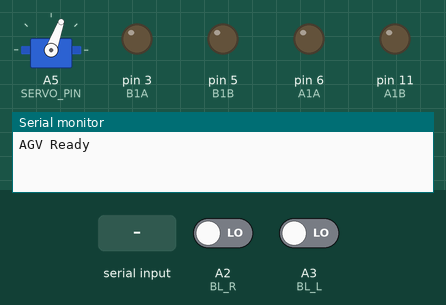
Simulated run of this sketch. Board: Arduino Uno, built with avr-gcc and run on an emulated ATmega328P. Parts: servo, output pins drawn as LEDs (lit = HIGH), the last lines printed to the serial monitor. The inputs (shaded band) are chosen by the test bench; at power-on: A2 (BL_R) LOW, A3 (BL_L) LOW.

Above: at 1.2 s.
1.3 s: "BOX\n" received over the second serial link
At 3.4 s:
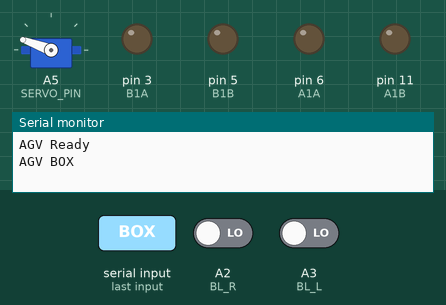
4.3 s: A2 (BL_R) driven HIGH
At 6.2 s:
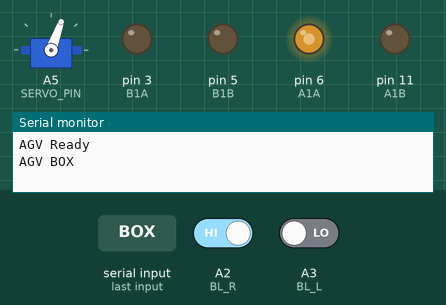
6.5 s: "S:\n" received over the second serial link
At 7.7 s:
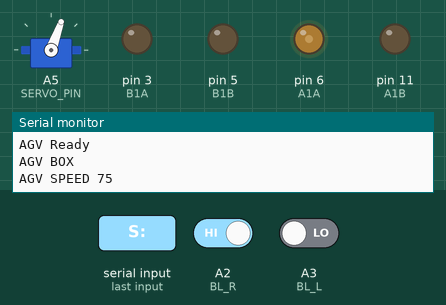
8.0 s: A3 (BL_L) driven HIGH
At 8.6 s:
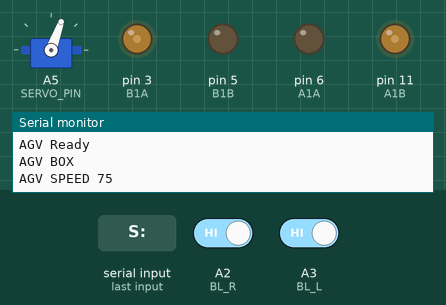
9.5 s: "S:90\n" received over the second serial link
At 10.0 s:
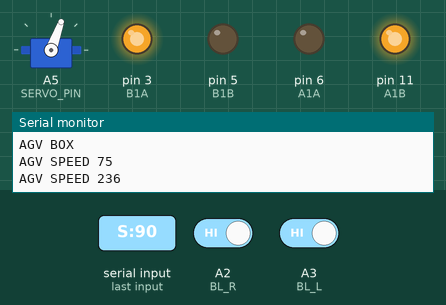
11.0 s: A2 (BL_R) driven LOW
At 12.0 s:
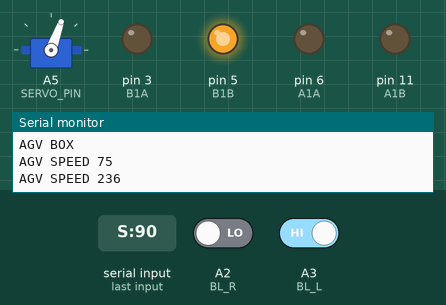
Timing chart, 0 to 15.5 s (numbered marks = the images above; inputs shaded):
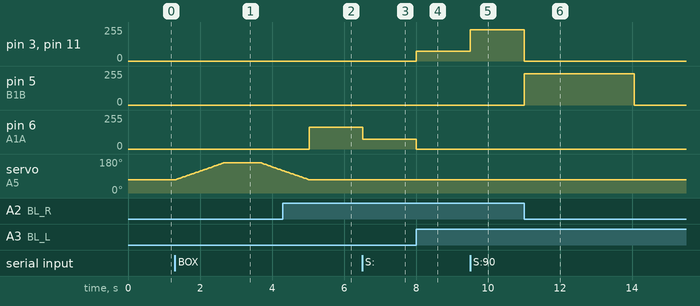

Measured:
- after the input at 1.3 s, servo on A5 (SERVO_PIN): rises from 70° to 160° in 1.3 s, then falls to 119° in 1.6 s
- after the input at 4.3 s, pin 6 (A1A): 0/255 → 164/255 after 0.74 s
- after the input at 6.5 s, pin 6 (A1A): 164/255 → 75/255 at once
- after the input at 8.0 s, pin 3 (B1A), pin 11 (A1B): 0/255 → 75/255 at once; pin 6 (A1A): 75/255 → 0/255 at once
- after the input at 9.5 s, pin 3 (B1A), pin 11 (A1B): 75/255 → 236/255 at once
- after the input at 11.0 s, pin 3 (B1A), pin 11 (A1B): 236/255 → 0/255 after 0.00 s instead of 3.1 s; pin 5 (B1B): 0/255 → 236/255 at once, → 0/255 3.1 s later

The sketch:

agv_uno.ino
```cpp
#include <Servo.h>
#include <SoftwareSerial.h>

Servo myservo;

const int INIT_POS = 70;
const int OPEN_POS = 160;
const int SERVO_PIN = A5;

#define FL_R A0
#define FL_L A1
#define BL_R A2
#define BL_L A3

const int B1A = 3;
const int B1B = 5;
const int A1A = 6;
const int A1B = 11;

const int BLACK = 1;
const int WHITE = 0;

// Arduino D12 = RX <- ESP TX
// Arduino D13 = TX -> ESP RX (3.3V level conversion recommended)
SoftwareSerial espSerial(12, 13);

enum AgvState {
  IDLE,
  FORWARD_RUN,
  BOX_OPENING,
  BOX_WAIT,
  BOX_CLOSING,
  RETURN_RUN,
  STOPPED
};

AgvState state = IDLE;

int motor_speed = 110;          // actual PWM: 75~255
int speed_level = 50;           // web: 1~100
const long FORWARD_TICKS = 400;
const long RETURN_TICKS = 600;  // original movetime * 1.5
long motionTicks = 0;

int servoPos = INIT_POS;
unsigned long servoTimer = 0;
unsigned long stateTimer = 0;

void setMotorSpeedFromLevel(int level) {
  speed_level = constrain(level, 1, 100);
  motor_speed = map(speed_level, 1, 100, 75, 255);
}

void forwardMotor() {
  analogWrite(A1B, 0);
  analogWrite(A1A, motor_speed);
  analogWrite(B1B, motor_speed);
  analogWrite(B1A, 0);
}

void backwardMotor() {
  analogWrite(A1B, motor_speed);
  analogWrite(A1A, 0);
  analogWrite(B1B, 0);
  analogWrite(B1A, motor_speed);
}

void stopMotor() {
  analogWrite(A1B, 0);
  analogWrite(A1A, 0);
  analogWrite(B1B, 0);
  analogWrite(B1A, 0);
}

void cw() {
  analogWrite(A1B, 0);
  analogWrite(A1A, 0);
  analogWrite(B1B, motor_speed);
  analogWrite(B1A, 0);
}

void ccw() {
  analogWrite(A1B, 0);
  analogWrite(A1A, motor_speed);
  analogWrite(B1B, 0);
  analogWrite(B1A, 0);
}

void lineForward() {
  int F_Left = digitalRead(FL_L);
  int F_Right = digitalRead(FL_R);

  if (F_Right == BLACK && F_Left == BLACK) forwardMotor();
  else if (F_Right == WHITE && F_Left == BLACK) ccw();
  else if (F_Right == BLACK && F_Left == WHITE) cw();
  else stopMotor();
}

void lineBackward() {
  int B_Left = digitalRead(BL_L);
  int B_Right = digitalRead(BL_R);

  if (B_Right == BLACK && B_Left == BLACK) backwardMotor();
  else if (B_Right == WHITE && B_Left == BLACK) cw();
  else if (B_Right == BLACK && B_Left == WHITE) ccw();
  else stopMotor();
}

void beginMission() {
  motionTicks = 0;
  state = FORWARD_RUN;
}

void beginReturn() {
  stopMotor();
  motionTicks = 0;
  state = RETURN_RUN;
}

void beginBox() {
  stopMotor();
  servoPos = INIT_POS;
  myservo.write(servoPos);
  servoTimer = millis();
  state = BOX_OPENING;
}

void processCommand(String command) {
  command.trim();

  if (command == "START") {
    beginMission();
    Serial.println("AGV START");
  }
  else if (command == "STOP") {
    stopMotor();
    state = STOPPED;
    Serial.println("AGV STOP");
  }
  else if (command == "RETURN") {
    beginReturn();
    Serial.println("AGV RETURN");
  }
  else if (command == "BOX") {
    beginBox();
    Serial.println("AGV BOX");
  }
  else if (command.startsWith("S:")) {
    int value = command.substring(2).toInt();
    setMotorSpeedFromLevel(value);
    Serial.print("AGV SPEED ");
    Serial.println(motor_speed);
  }
}

void checkEsp() {
  while (espSerial.available()) {
    String command = espSerial.readStringUntil('\n');
    processCommand(command);
  }
}

void updateServoBox() {
  unsigned long now = millis();

  if (state == BOX_OPENING) {
    if (now - servoTimer >= 15) {
      servoTimer = now;
      if (servoPos < OPEN_POS) {
        servoPos++;
        myservo.write(servoPos);
      } else {
        stateTimer = now;
        state = BOX_WAIT;
      }
    }
  }
  else if (state == BOX_WAIT) {
    if (now - stateTimer >= 1000) {
      state = BOX_CLOSING;
      servoTimer = now;
    }
  }
  else if (state == BOX_CLOSING) {
    if (now - servoTimer >= 15) {
      servoTimer = now;
      if (servoPos > INIT_POS) {
        servoPos--;
        myservo.write(servoPos);
      } else {
        motionTicks = 0;
        state = RETURN_RUN;
      }
    }
  }
}

void setup() {
  Serial.begin(9600);
  espSerial.begin(9600);
  espSerial.setTimeout(20);

  myservo.attach(SERVO_PIN);
  myservo.write(INIT_POS);

  pinMode(FL_R, INPUT);
  pinMode(FL_L, INPUT);
  pinMode(BL_R, INPUT);
  pinMode(BL_L, INPUT);

  pinMode(A1B, OUTPUT);
  pinMode(A1A, OUTPUT);
  pinMode(B1B, OUTPUT);
  pinMode(B1A, OUTPUT);

  stopMotor();
  setMotorSpeedFromLevel(50);
  Serial.println("AGV Ready");
}

void loop() {
  checkEsp();

  switch (state) {
    case FORWARD_RUN:
      lineForward();
      motionTicks++;
      if (motionTicks >= FORWARD_TICKS) {
        stopMotor();
        beginBox();
      }
      delay(15);
      break;

    case BOX_OPENING:
    case BOX_WAIT:
    case BOX_CLOSING:
      updateServoBox();
      break;

    case RETURN_RUN:
      lineBackward();
      motionTicks++;
      if (motionTicks >= RETURN_TICKS) {
        stopMotor();
        state = IDLE;
        Serial.println("AGV CYCLE COMPLETE");
      }
      delay(15);
      break;

    case IDLE:
    case STOPPED:
    default:
      stopMotor();
      delay(5);
      break;
  }
}
```
